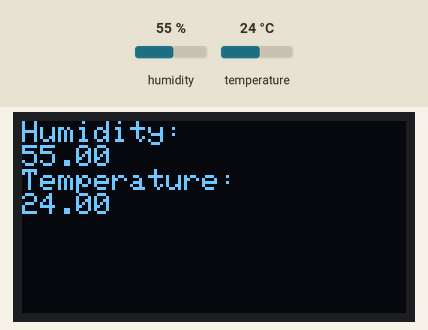
The sketch below on a simulated Arduino Uno, built with avr-gcc and run on an emulated ATmega328P. Parts: 128×64 one-colour display. Inputs (shaded band) come from the test bench; at power-on: humidity 55 %, temperature 24 °C. The display library's start-up logo is not drawn.

Above: at 2.7 s.
2.8 s: humidity set to 22 %
At 6.5 s:
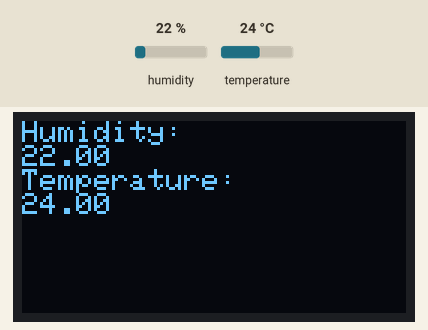
8.2 s: temperature set to 12 °C
At 11.6 s:
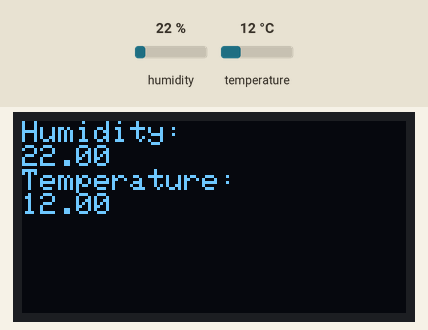
13.6 s: humidity set to 40 %
At 15.4 s:
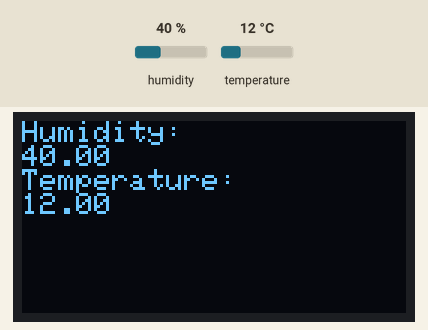
19.0 s: temperature set to 19 °C
Timing chart, 0 to 22.0 s (numbered marks = the images above; inputs shaded):
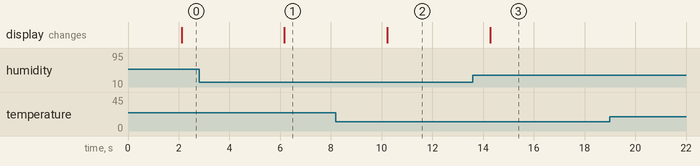

Measured:
- after the input at 2.8 s, the display: changes after 3.4 s (image 1)
- after the input at 8.2 s, the display: changes after 2.0 s (image 2)
- after the input at 13.6 s, the display: changes after 0.67 s (image 3)

The sketch:

oled_dht11_display.ino
```cpp
#include <SPI.h>
#include <Wire.h>
#include <Adafruit_GFX.h>
#include <Adafruit_SSD1306.h>
#define OLED_RESET 4
Adafruit_SSD1306 display(OLED_RESET);
#include "DHT.h"
#define DHTPIN 13
#define DHTTYPE DHT11
DHT dht(DHTPIN, DHTTYPE);
void setup() {
  Serial.begin(9600);
  display.begin(SSD1306_SWITCHCAPVCC, 0x3C);
  display.display();
  dht.begin();
}

void loop() {
  delay(2000);
  float h = dht.readHumidity();
  float t = dht.readTemperature();
  display.clearDisplay();
  display.setTextSize(1);
  display.setTextColor(WHITE);
  display.setCursor(0,0);
  display.println("Humidity: ");
  display.println(h);
  display.println("Temperature: ");
  display.println(t);
  display.display();
  delay(2000);
}
```
